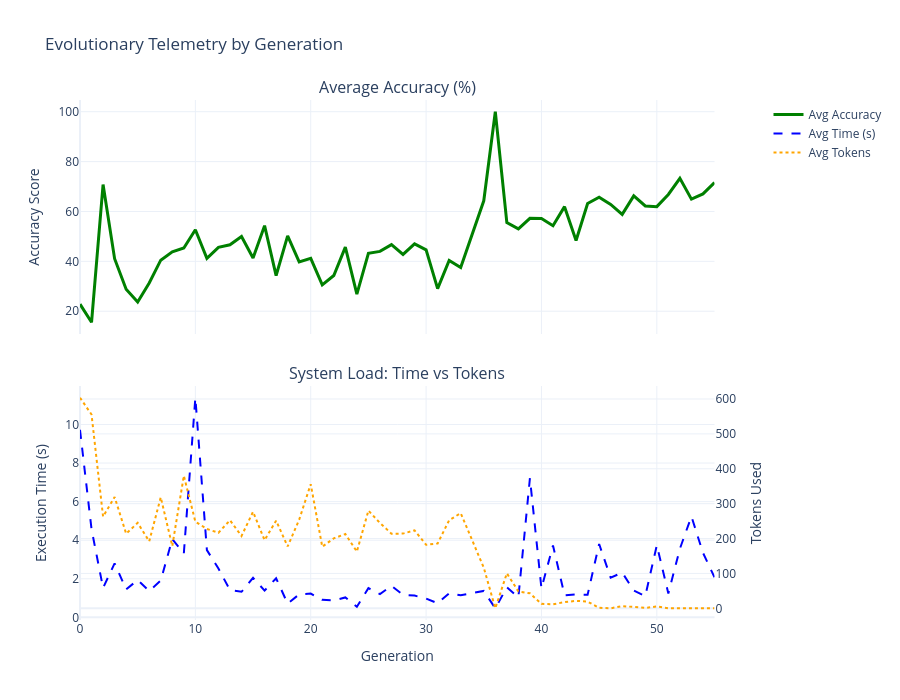

Notebook source saved alongside this figure:
### Code cell
# ## 4. Fitness Function Telemetry (Fine-Tuning Metrics)
# Analyzes Average Accuracy, Time, and Token usage over time.

# %%
telemetry_stats = df.groupby('generation')[['accuracy', 'time_taken', 'token_usage']].mean().reset_index()

from plotly.subplots import make_subplots
fig = make_subplots(rows=2, cols=1, shared_xaxes=True, vertical_spacing=0.1,
                    subplot_titles=("Average Accuracy (%)", "System Load: Time vs Tokens"),
                    specs=[[{"secondary_y": False}], [{"secondary_y": True}]])

# Plot Accuracy (Top Chart)
fig.add_trace(go.Scatter(x=telemetry_stats['generation'], y=telemetry_stats['accuracy']*100, 
                         name="Avg Accuracy", line=dict(color='green', width=3)), row=1, col=1)

# Plot Time and Tokens (Bottom Chart)
fig.add_trace(go.Scatter(x=telemetry_stats['generation'], y=telemetry_stats['time_taken'], 
                         name="Avg Time (s)", line=dict(color='blue', dash='dash')), row=2, col=1, secondary_y=False)
fig.add_trace(go.Scatter(x=telemetry_stats['generation'], y=telemetry_stats['token_usage'], 
                         name="Avg Tokens", line=dict(color='orange', dash='dot')), row=2, col=1, secondary_y=True)

fig.update_layout(title="Evolutionary Telemetry by Generation", height=700, template="plotly_white")
fig.update_yaxes(title_text="Accuracy Score", row=1, col=1)
fig.update_yaxes(title_text="Execution Time (s)", secondary_y=False, row=2, col=1)
fig.update_yaxes(title_text="Tokens Used", secondary_y=True, row=2, col=1)
fig.update_xaxes(title_text="Generation", row=2, col=1)
fig.show()

### Figure 1 — Plotly figure (JSON) as saved in the notebook; plotly's stock layout.template omitted (floating-point values rounded to 4 significant figures)
{"data": [{"line": {"color": "green", "width": 3}, "name": "Avg Accuracy", "type": "scatter", "x": [0, 1, 2, 3, 4, 5, 6, 7, 8, 9, 10, 11, 12, 13, 14, 15, 16, 17, 18, 19, 20, 21, 22, 23, 24, 25, 26, 27, 28, 29, 30, 31, 32, 33, 35, 36, 37, 38, 39, 40, 41, 42, 43, 44, 45, 46, 47, 48, 49, 50, 51, 52, 53, 54, 55], "xaxis": "x", "y": [22.85, 15.56, 70.77, 41.05, 28.81, 23.72, 31.32, 40.48, 43.83, 45.34, 52.67, 41.22, 45.61, 46.65, 49.95, 41.36, 54.3, 34.31, 50.21, 39.8, 41.21, 30.57, 34.32, 45.69, 26.88, 43.22, 43.99, 46.7, 42.75, 46.98, 44.61, 29.07, 40.39, 37.52, 64.28, 100.0, 55.52, 53.04, 57.26, 57.19, 54.31, 61.93, 48.34, 63.19, 65.75, 62.84, 58.84, 66.24, 62.22, 61.94, 66.81, 73.28, 64.93, 67.04, 71.57], "yaxis": "y"}, {"line": {"color": "blue", "dash": "dash"}, "name": "Avg Time (s)", "type": "scatter", "x": [0, 1, 2, 3, 4, 5, 6, 7, 8, 9, 10, 11, 12, 13, 14, 15, 16, 17, 18, 19, 20, 21, 22, 23, 24, 25, 26, 27, 28, 29, 30, 31, 32, 33, 35, 36, 37, 38, 39, 40, 41, 42, 43, 44, 45, 46, 47, 48, 49, 50, 51, 52, 53, 54, 55], "xaxis": "x2", "y": [9.722, 4.569, 1.521, 2.801, 1.447, 1.939, 1.369, 1.908, 4.062, 3.314, 11.39, 3.489, 2.534, 1.41, 1.326, 2.054, 1.388, 2.029, 0.7098, 1.196, 1.232, 0.9084, 0.8809, 1.033, 0.5525, 1.514, 1.209, 1.636, 1.169, 1.129, 0.9754, 0.7298, 1.251, 1.148, 1.371, 0.4703, 1.559, 1.039, 7.214, 1.502, 3.726, 1.147, 1.185, 1.169, 3.803, 2.056, 2.324, 1.392, 1.1, 3.741, 1.237, 3.56, 5.234, 3.347, 2.078], "yaxis": "y2"}, {"line": {"color": "orange", "dash": "dot"}, "name": "Avg Tokens", "type": "scatter", "x": [0, 1, 2, 3, 4, 5, 6, 7, 8, 9, 10, 11, 12, 13, 14, 15, 16, 17, 18, 19, 20, 21, 22, 23, 24, 25, 26, 27, 28, 29, 30, 31, 32, 33, 35, 36, 37, 38, 39, 40, 41, 42, 43, 44, 45, 46, 47, 48, 49, 50, 51, 52, 53, 54, 55], "xaxis": "x2", "y": [603.7, 555.6, 262.8, 319.0, 213.9, 244.9, 191.8, 318.2, 178.4, 380.0, 248.3, 227.4, 216.5, 252.5, 207.2, 276.6, 195.4, 251.2, 177.3, 254.4, 355.8, 176.5, 200.6, 212.8, 162.5, 280.1, 244.5, 213.9, 214.1, 223.5, 182.2, 185.9, 252.5, 272.8, 116.6, 0.0, 100.4, 48.3, 43.06, 12.76, 11.43, 17.68, 21.39, 19.05, 1.34, 0.0, 6.367, 4.623, 1.241, 5.216, 0.0, 0.0, 0.0, 0.0, 0.0], "yaxis": "y3"}], "layout": {"annotations": [{"font": {"size": 16}, "showarrow": false, "text": "Average Accuracy (%)", "x": 0.47, "xanchor": "center", "xref": "paper", "y": 1, "yanchor": "bottom", "yref": "paper"}, {"font": {"size": 16}, "showarrow": false, "text": "System Load: Time vs Tokens", "x": 0.47, "xanchor": "center", "xref": "paper", "y": 0.45, "yanchor": "bottom", "yref": "paper"}], "height": 700, "title": {"text": "Evolutionary Telemetry by Generation"}, "xaxis": {"anchor": "y", "domain": [0, 0.94], "matches": "x2", "showticklabels": false}, "xaxis2": {"anchor": "y2", "domain": [0, 0.94], "title": {"text": "Generation"}}, "yaxis": {"anchor": "x", "domain": [0.55, 1], "title": {"text": "Accuracy Score"}}, "yaxis2": {"anchor": "x2", "domain": [0, 0.45], "title": {"text": "Execution Time (s)"}}, "yaxis3": {"anchor": "x2", "overlaying": "y2", "side": "right", "title": {"text": "Tokens Used"}}}}
